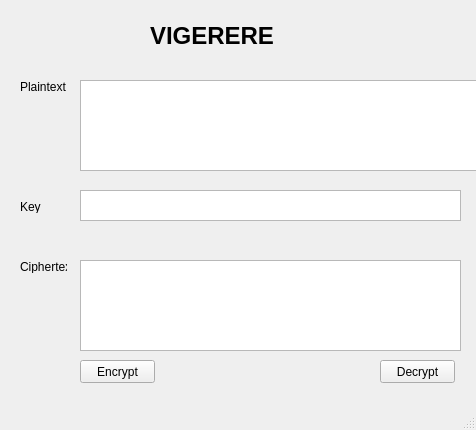
<?xml version="1.0" encoding="UTF-8"?>
<ui version="4.0">
 <class>MainWindow</class>
 <widget class="QMainWindow" name="Vigenere">
  <property name="geometry">
   <rect>
    <x>0</x>
    <y>0</y>
    <width>476</width>
    <height>430</height>
   </rect>
  </property>
  <property name="windowTitle">
   <string>MainWindow</string>
  </property>
  <widget class="QWidget" name="centralwidget">
   <widget class="QLabel" name="label">
    <property name="geometry">
     <rect>
      <x>150</x>
      <y>20</y>
      <width>201</width>
      <height>31</height>
     </rect>
    </property>
    <property name="font">
     <font>
      <pointsize>18</pointsize>
      <weight>75</weight>
      <bold>true</bold>
     </font>
    </property>
    <property name="text">
     <string>VIGERERE</string>
    </property>
   </widget>
   <widget class="QPlainTextEdit" name="txt_plain_text">
    <property name="geometry">
     <rect>
      <x>80</x>
      <y>80</y>
      <width>400</width>
      <height>91</height>
     </rect>
    </property>
   </widget>
   <widget class="QLabel" name="label_2">
    <property name="geometry">
     <rect>
      <x>20</x>
      <y>80</y>
      <width>47</width>
      <height>13</height>
     </rect>
    </property>
    <property name="text">
     <string>Plaintext</string>
    </property>
   </widget>
   <widget class="QLabel" name="label_3">
    <property name="geometry">
     <rect>
      <x>20</x>
      <y>200</y>
      <width>47</width>
      <height>13</height>
     </rect>
    </property>
    <property name="text">
     <string>Key</string>
    </property>
   </widget>
   <widget class="QTextEdit" name="txt_key">
    <property name="geometry">
     <rect>
      <x>80</x>
      <y>190</y>
      <width>381</width>
      <height>31</height>
     </rect>
    </property>
   </widget>
   <widget class="QLabel" name="label_4">
    <property name="geometry">
     <rect>
      <x>20</x>
      <y>260</y>
      <width>47</width>
      <height>13</height>
     </rect>
    </property>
    <property name="text">
     <string>Ciphertext</string>
    </property>
   </widget>
   <widget class="QPlainTextEdit" name="txt_cipher_text">
    <property name="geometry">
     <rect>
      <x>80</x>
      <y>260</y>
      <width>381</width>
      <height>91</height>
     </rect>
    </property>
   </widget>
   <widget class="QPushButton" name="btn_encrypt">
    <property name="geometry">
     <rect>
      <x>80</x>
      <y>360</y>
      <width>75</width>
      <height>23</height>
     </rect>
    </property>
    <property name="text">
     <string>Encrypt</string>
    </property>
   </widget>
   <widget class="QPushButton" name="btn_decrypt">
    <property name="geometry">
     <rect>
      <x>380</x>
      <y>360</y>
      <width>75</width>
      <height>23</height>
     </rect>
    </property>
    <property name="text">
     <string>Decrypt</string>
    </property>
   </widget>
  </widget>
  <widget class="QMenuBar" name="menubar">
   <property name="geometry">
    <rect>
     <x>0</x>
     <y>0</y>
     <width>476</width>
     <height>21</height>
    </rect>
   </property>
  </widget>
  <widget class="QStatusBar" name="statusbar"/>
 </widget>
 <resources/>
 <connections/>
</ui>
